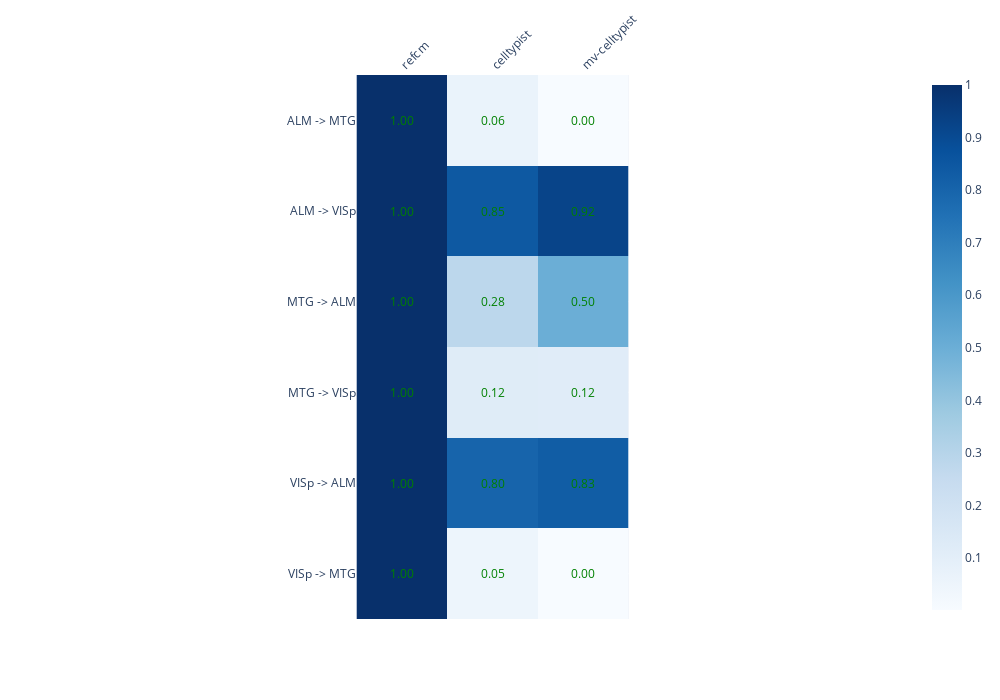

The code cell stored with this chart in its notebook:
### Code cell
cols = ['refcm', 'celltypist', 'mv-celltypist']
rows = []
table = []

for q in res:
    for ref in res[q]:
        if q == ref:
            continue
        
        rows.append(f"{q} -> {ref}")
        table.append([res[q][ref][col][0] for col in cols])

fig = px.imshow(table, x=cols, y=rows, color_continuous_scale='Blues')
    
for i in range(len(rows)):
    for j in range(len(cols)):
        fig.add_annotation(
            x=j,
            y=i,
            text=f"{table[i][j]:.2f}",
            showarrow=False,
        )
fig.update_annotations(font=dict(color='green'))#, size=20))

fig.update_layout(width=1000, height=700)
fig.update_xaxes(dtick=1)
fig.update_yaxes(dtick=1)

fig.update_xaxes(side='top', tickangle=-45)

fig.show()

### Figure 1 — Plotly figure (JSON) as saved in the notebook; plotly's stock layout.template omitted (floating-point values rounded to 4 significant figures)
{"data": [{"coloraxis": "coloraxis", "hovertemplate": "x: %{x}<br>y: %{y}<br>color: %{z}<extra></extra>", "name": "0", "type": "heatmap", "x": ["refcm", "celltypist", "mv-celltypist"], "xaxis": "x", "y": ["ALM -> MTG", "ALM -> VISp", "MTG -> ALM", "MTG -> VISp", "VISp -> ALM", "VISp -> MTG"], "yaxis": "y", "z": [[1, 0.06422, 0.002584], [1, 0.8451, 0.9237], [1, 0.282, 0.4995], [1, 0.1191, 0.1178], [1, 0.7991, 0.8297], [1, 0.05099, 0.001195]]}], "layout": {"annotations": [{"font": {"color": "green"}, "showarrow": false, "text": "1.00", "x": 0, "y": 0}, {"font": {"color": "green"}, "showarrow": false, "text": "0.06", "x": 1, "y": 0}, {"font": {"color": "green"}, "showarrow": false, "text": "0.00", "x": 2, "y": 0}, {"font": {"color": "green"}, "showarrow": false, "text": "1.00", "x": 0, "y": 1}, {"font": {"color": "green"}, "showarrow": false, "text": "0.85", "x": 1, "y": 1}, {"font": {"color": "green"}, "showarrow": false, "text": "0.92", "x": 2, "y": 1}, {"font": {"color": "green"}, "showarrow": false, "text": "1.00", "x": 0, "y": 2}, {"font": {"color": "green"}, "showarrow": false, "text": "0.28", "x": 1, "y": 2}, {"font": {"color": "green"}, "showarrow": false, "text": "0.50", "x": 2, "y": 2}, {"font": {"color": "green"}, "showarrow": false, "text": "1.00", "x": 0, "y": 3}, {"font": {"color": "green"}, "showarrow": false, "text": "0.12", "x": 1, "y": 3}, {"font": {"color": "green"}, "showarrow": false, "text": "0.12", "x": 2, "y": 3}, {"font": {"color": "green"}, "showarrow": false, "text": "1.00", "x": 0, "y": 4}, {"font": {"color": "green"}, "showarrow": false, "text": "0.80", "x": 1, "y": 4}, {"font": {"color": "green"}, "showarrow": false, "text": "0.83", "x": 2, "y": 4}, {"font": {"color": "green"}, "showarrow": false, "text": "1.00", "x": 0, "y": 5}, {"font": {"color": "green"}, "showarrow": false, "text": "0.05", "x": 1, "y": 5}, {"font": {"color": "green"}, "showarrow": false, "text": "0.00", "x": 2, "y": 5}], "coloraxis": {"colorscale": [[0, "rgb(247,251,255)"], [0.125, "rgb(222,235,247)"], [0.25, "rgb(198,219,239)"], [0.375, "rgb(158,202,225)"], [0.5, "rgb(107,174,214)"], [0.625, "rgb(66,146,198)"], [0.75, "rgb(33,113,181)"], [0.875, "rgb(8,81,156)"], [1, "rgb(8,48,107)"]]}, "height": 700, "margin": {"t": 60}, "width": 1000, "xaxis": {"anchor": "y", "constrain": "domain", "domain": [0, 1], "dtick": 1, "scaleanchor": "y", "side": "top", "tickangle": -45}, "yaxis": {"anchor": "x", "autorange": "reversed", "constrain": "domain", "domain": [0, 1], "dtick": 1}}}
